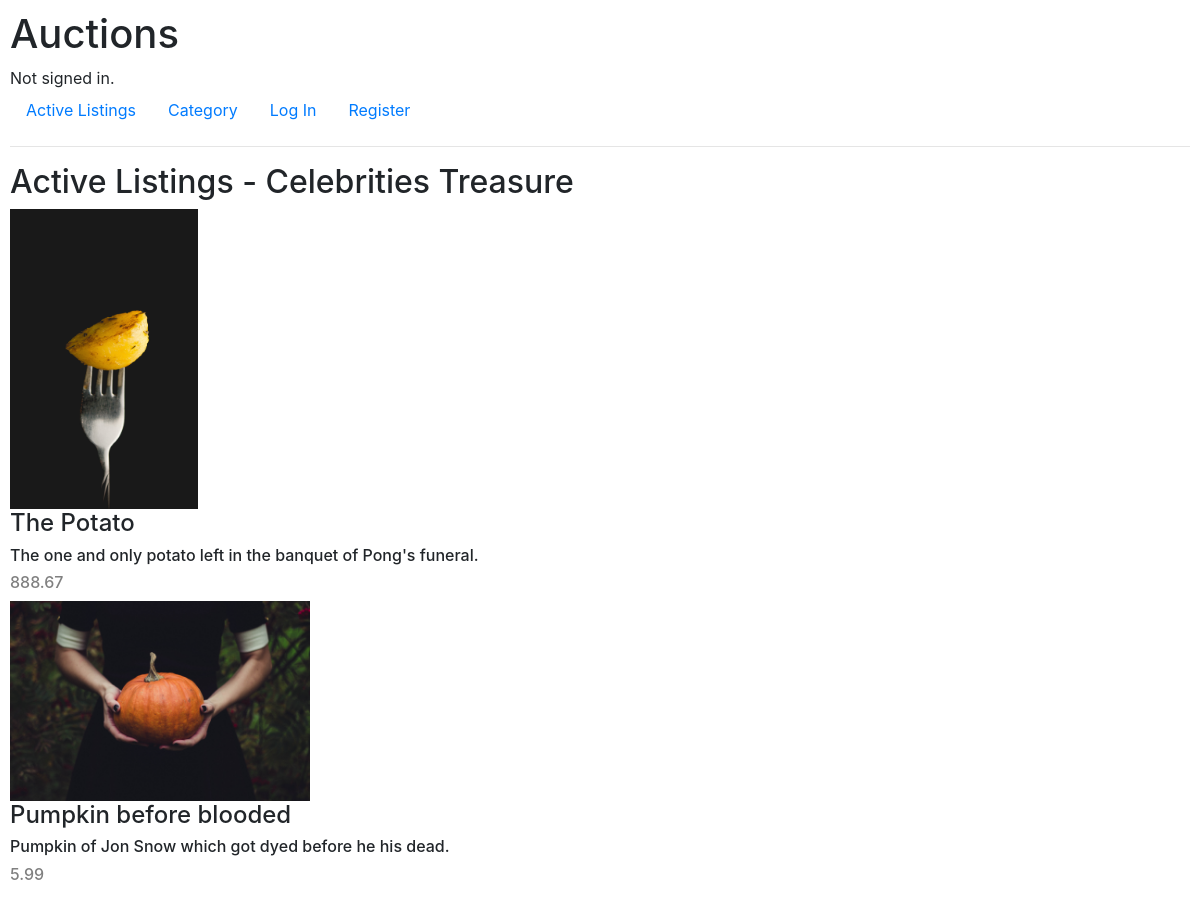
Page /category/1 on the committed database.
### auctions/models.py (models this page shows, shortened)
class Category(models.Model):
    category = models.CharField(max_length=24)

class Listing(models.Model):
    item_image = models.ImageField(upload_to='images/', blank=True, null=True)
    item_name = models.CharField(max_length=64)
    item_desc = models.CharField(max_length=128)
    starting_bid = models.FloatField()
    item_category = models.ForeignKey(Category, on_delete=models.CASCADE, related_name="classified")
    watchlist = models.ManyToManyField(User, blank=True, related_name="favorites")

### auctions/views.py (the view)
# urls.py: path("category/<str:cate_id>", views.category_listing, name="category_listing"),
def category_listing(request, cate_id):
    cate_listing = Listing.objects.filter(item_category_id=cate_id)
    return render(request, "auctions/category_listing.html", {
        "cate_listing": cate_listing,
        "cate_title": cate_listing.first().item_category
    })

### auctions/templates/auctions/category_listing.html
{% extends "auctions/layout.html" %}
{% block body %}
    <h2>Active Listings - {{ cate_title.category }}</h2>
    {% for listing in cate_listing %}
        <img src="{{ listing.item_image.url }}">
        <h4>{{ listing.item_name }}</h4>
        <h6>{{ listing.item_desc }}</h5>
        <h6 class="bid">{{ listing.starting_bid }}</h6>
    {% endfor %}
{% endblock %}

### auctions/static/auctions/styles.css (style rules this page uses)
body { padding: 10px; }
img { max-width: 300px; max-height: 300px; }
.bid { color: gray; }

### rows in the picture
Category: category "Celebrities Treasure"
Listing: item_image (picture), item_name "The Potato", item_desc "The one and only potato left in the banquet of Pong's funeral.", starting_bid "888.67"
Listing: item_image (picture), item_name "Pumpkin before blooded", item_desc "Pumpkin of Jon Snow which got dyed before he his dead.", starting_bid "5.99"
